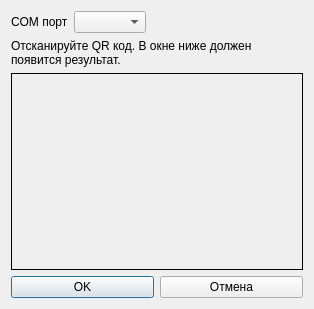
<?xml version="1.0" encoding="UTF-8"?>
<ui version="4.0">
 <class>Scan</class>
 <widget class="QDialog" name="Scan">
  <property name="geometry">
   <rect>
    <x>0</x>
    <y>0</y>
    <width>314</width>
    <height>309</height>
   </rect>
  </property>
  <property name="windowTitle">
   <string>Dialog</string>
  </property>
  <layout class="QVBoxLayout" name="verticalLayout" stretch="0,0,1,0">
   <item>
    <layout class="QHBoxLayout" name="horizontalLayout_2">
     <item>
      <widget class="QLabel" name="label_2">
       <property name="text">
        <string>COM порт</string>
       </property>
      </widget>
     </item>
     <item>
      <widget class="QComboBox" name="cbCOM"/>
     </item>
     <item>
      <spacer name="horizontalSpacer">
       <property name="orientation">
        <enum>Qt::Orientation::Horizontal</enum>
       </property>
       <property name="sizeHint" stdset="0">
        <size>
         <width>40</width>
         <height>20</height>
        </size>
       </property>
      </spacer>
     </item>
    </layout>
   </item>
   <item>
    <layout class="QHBoxLayout" name="horizontalLayout" stretch="0,0">
     <item>
      <widget class="QLabel" name="label_3">
       <property name="text">
        <string>Отсканируйте QR код. В окне ниже должен появится результат.</string>
       </property>
       <property name="wordWrap">
        <bool>true</bool>
       </property>
      </widget>
     </item>
     <item>
      <widget class="QLabel" name="label">
       <property name="sizePolicy">
        <sizepolicy hsizetype="Minimum" vsizetype="Minimum">
         <horstretch>0</horstretch>
         <verstretch>0</verstretch>
        </sizepolicy>
       </property>
       <property name="maximumSize">
        <size>
         <width>100</width>
         <height>100</height>
        </size>
       </property>
       <property name="text">
        <string/>
       </property>
       <property name="pixmap">
        <pixmap resource="resource.qrc">:/image/testscan.jpg</pixmap>
       </property>
       <property name="scaledContents">
        <bool>true</bool>
       </property>
      </widget>
     </item>
    </layout>
   </item>
   <item>
    <widget class="QLabel" name="lbResult">
     <property name="font">
      <font>
       <pointsize>13</pointsize>
      </font>
     </property>
     <property name="frameShape">
      <enum>QFrame::Shape::Box</enum>
     </property>
     <property name="text">
      <string/>
     </property>
     <property name="alignment">
      <set>Qt::AlignmentFlag::AlignCenter</set>
     </property>
     <property name="wordWrap">
      <bool>true</bool>
     </property>
    </widget>
   </item>
   <item>
    <layout class="QHBoxLayout" name="horizontalLayout_3">
     <item>
      <widget class="QPushButton" name="pbOK">
       <property name="text">
        <string>OK</string>
       </property>
      </widget>
     </item>
     <item>
      <widget class="QPushButton" name="pbClose">
       <property name="text">
        <string>Отмена</string>
       </property>
      </widget>
     </item>
    </layout>
   </item>
  </layout>
 </widget>
 <resources>
  <include location="resource.qrc"/>
 </resources>
 <connections/>
</ui>
